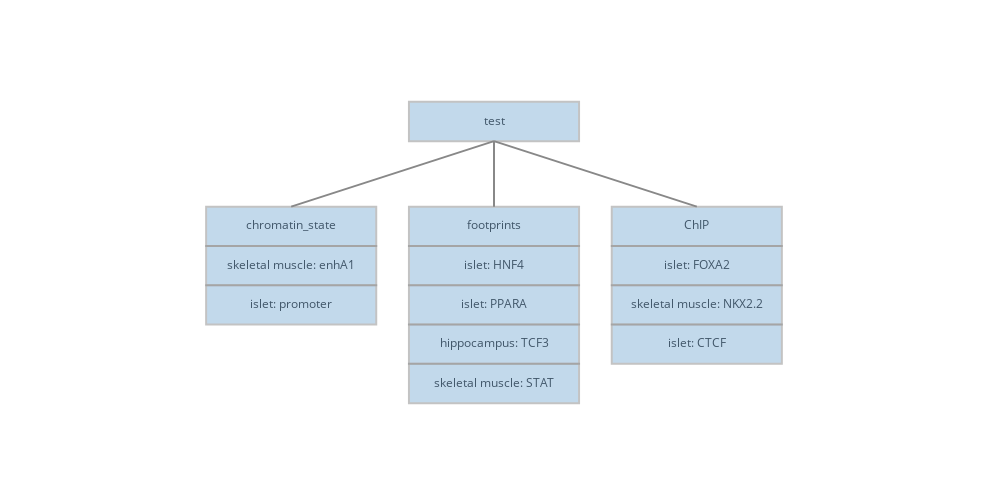

Notebook code for this chart:
### Code cell
#thing = json.loads(open("testing.json").read())
#plot(make_graph(var_data=thing, var_name="test", plot_height=1000, plot_width=600))
iplot(make_graph(var_data=var_data, var_name="test", plot_height=500, plot_width=1000, box_height=3, box_width=22, offset=27))

### Figure 1 — Plotly figure (JSON) as saved in the notebook; plotly's stock layout.template omitted (floating-point values rounded to 4 significant figures)
{"data": [{"hoverinfo": "closest", "marker": {"color": [], "line": {"width": 10}, "opacity": 0, "size": 10}, "mode": "markers+text", "text": ["test", "chromatin_state", "skeletal muscle: enhA1", "islet: promoter", "footprints", "islet: HNF4", "islet: PPARA", "hippocampus: TCF3", "skeletal muscle: STAT", "ChIP", "islet: FOXA2", "skeletal muscle: NKX2.2", "islet: CTCF"], "type": "scatter", "x": [50, 19, 19, 19, 50, 50, 50, 50, 50, 81, 81, 81, 81, -6, 106], "y": [100, 92, 89, 86, 92, 89, 86, 83, 80, 92, 89, 86, 83, 80, 100]}, {"hoverinfo": "none", "line": {"color": "#888", "width": 2}, "mode": "lines", "type": "scatter", "x": [50, 19, null, 50, 50, null, 50, 81, null], "y": [98.5, 93.5, null, 98.5, 93.5, null, 98.5, 93.5, null]}], "layout": {"height": 485.2, "shapes": [{"fillcolor": "rgba(55, 128, 191, 0.6)", "line": {"color": "#888", "width": 2}, "opacity": 0.5, "type": "rect", "x0": 37, "x1": 63, "xref": "x", "y0": 98.5, "y1": 101.5, "yref": "y"}, {"fillcolor": "rgba(55, 128, 191, 0.6)", "line": {"color": "#888", "width": 2}, "opacity": 0.5, "type": "rect", "x0": 6, "x1": 32, "xref": "x", "y0": 90.5, "y1": 93.5, "yref": "y"}, {"fillcolor": "rgba(55, 128, 191, 0.6)", "line": {"color": "#888", "width": 2}, "opacity": 0.5, "type": "rect", "x0": 6, "x1": 32, "xref": "x", "y0": 87.5, "y1": 90.5, "yref": "y"}, {"fillcolor": "rgba(55, 128, 191, 0.6)", "line": {"color": "#888", "width": 2}, "opacity": 0.5, "type": "rect", "x0": 6, "x1": 32, "xref": "x", "y0": 84.5, "y1": 87.5, "yref": "y"}, {"fillcolor": "rgba(55, 128, 191, 0.6)", "line": {"color": "#888", "width": 2}, "opacity": 0.5, "type": "rect", "x0": 37, "x1": 63, "xref": "x", "y0": 90.5, "y1": 93.5, "yref": "y"}, {"fillcolor": "rgba(55, 128, 191, 0.6)", "line": {"color": "#888", "width": 2}, "opacity": 0.5, "type": "rect", "x0": 37, "x1": 63, "xref": "x", "y0": 87.5, "y1": 90.5, "yref": "y"}, {"fillcolor": "rgba(55, 128, 191, 0.6)", "line": {"color": "#888", "width": 2}, "opacity": 0.5, "type": "rect", "x0": 37, "x1": 63, "xref": "x", "y0": 84.5, "y1": 87.5, "yref": "y"}, {"fillcolor": "rgba(55, 128, 191, 0.6)", "line": {"color": "#888", "width": 2}, "opacity": 0.5, "type": "rect", "x0": 37, "x1": 63, "xref": "x", "y0": 81.5, "y1": 84.5, "yref": "y"}, {"fillcolor": "rgba(55, 128, 191, 0.6)", "line": {"color": "#888", "width": 2}, "opacity": 0.5, "type": "rect", "x0": 37, "x1": 63, "xref": "x", "y0": 78.5, "y1": 81.5, "yref": "y"}, {"fillcolor": "rgba(55, 128, 191, 0.6)", "line": {"color": "#888", "width": 2}, "opacity": 0.5, "type": "rect", "x0": 68, "x1": 94, "xref": "x", "y0": 90.5, "y1": 93.5, "yref": "y"}, {"fillcolor": "rgba(55, 128, 191, 0.6)", "line": {"color": "#888", "width": 2}, "opacity": 0.5, "type": "rect", "x0": 68, "x1": 94, "xref": "x", "y0": 87.5, "y1": 90.5, "yref": "y"}, {"fillcolor": "rgba(55, 128, 191, 0.6)", "line": {"color": "#888", "width": 2}, "opacity": 0.5, "type": "rect", "x0": 68, "x1": 94, "xref": "x", "y0": 84.5, "y1": 87.5, "yref": "y"}, {"fillcolor": "rgba(55, 128, 191, 0.6)", "line": {"color": "#888", "width": 2}, "opacity": 0.5, "type": "rect", "x0": 68, "x1": 94, "xref": "x", "y0": 81.5, "y1": 84.5, "yref": "y"}], "showlegend": false, "width": 988.8, "xaxis": {"showgrid": false, "showline": false, "showticklabels": false, "ticks": "", "zeroline": false}, "yaxis": {"showgrid": false, "showline": false, "showticklabels": false, "ticks": "", "zeroline": false}}}
